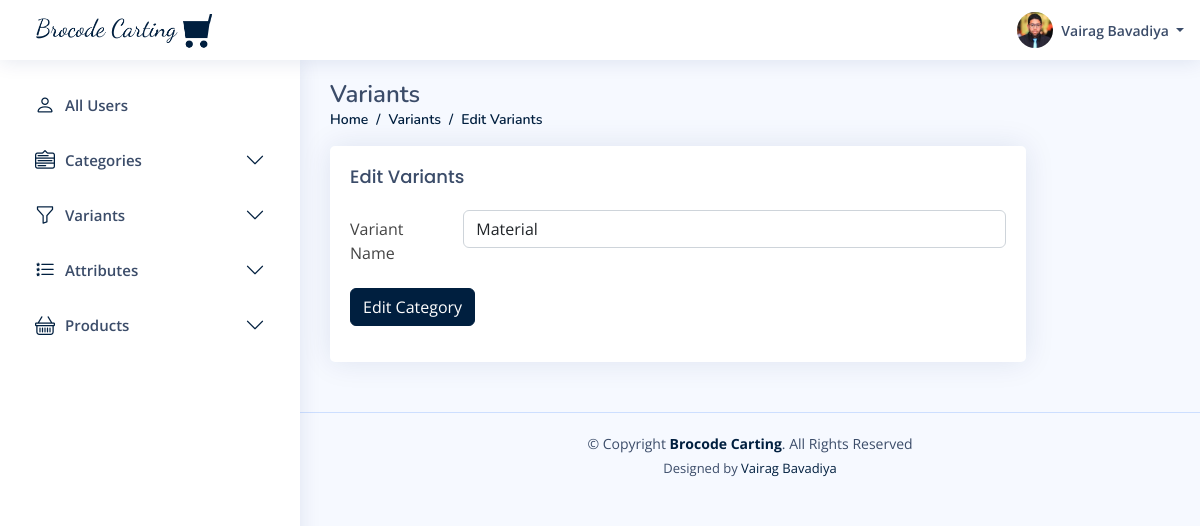
Page /admin/variants/edit.php?id=9 (signed in) on the committed database.
### tables this page shows
CREATE TABLE `users` (
  `id` int(20) NOT NULL,
  `u_name` varchar(50) NOT NULL,
  `email` varchar(50) NOT NULL,
  `phone_no` varchar(10) NOT NULL,
  `password` varchar(10) NOT NULL,
  `u_type_id` int(20) NOT NULL,
  `u_profile` varchar(200) NOT NULL,
  `created_at` datetime NOT NULL,
  `updated_at` datetime NOT NULL,
  `created_by` int(20) DEFAULT NULL,
  `updated_by` int(20) DEFAULT NULL,
  `is_active` tinyint(1) NOT NULL
);

CREATE TABLE `variants` (
  `id` int(20) NOT NULL,
  `var_name` varchar(50) NOT NULL,
  `created_at` datetime DEFAULT NULL,
  `updated_at` datetime DEFAULT NULL,
  `created_by` int(20) DEFAULT NULL,
  `updated_by` int(20) DEFAULT NULL,
  `is_active` tinyint(1) NOT NULL
);

### admin/variants/edit.php (the view, shortened to what this page needs)
<?php require("../config.php");
include("../header.php");
$id = $_GET['id'];
$sql = "SELECT * FROM variants where id = " . $id;
$result = $conn->query($sql);
$row = mysqli_fetch_assoc($result);
?>
<main id="main" class="main">
    <div class="pagetitle">
        <h1>Variants</h1>
        <nav>
            <ol class="breadcrumb">
                <li class="breadcrumb-item"><a href="/e-commerce/admin/dashboard.php">Home</a></li>
                <li class="breadcrumb-item"><a href="/e-commerce/admin/variants/all.php">Variants</a></li>
                <li class="breadcrumb-item">Edit Variants</li>
            </ol>
        </nav>
    </div>
    <section class="section">
        <div class="row">
            <div class="col-lg-10">
                <div class="card">
                    <div class="card-body">
                        <h5 class="card-title">Edit Variants</h5>
                        <form method="post" enctype="multipart/form-data">
                            <div class="row mb-3">
                                <label for="inputText" class="col-sm-2 col-form-label">Variant Name</label>
                                <div class="col-sm-10">
                                    <input type="text" name="var_name" value="<?php echo $row['var_name']; ?>" class="form-control" required />
                                </div>
                            </div>
                            <div class="row mb-3">
                                <div class="col-sm-6">
                                    <button type="submit" name="edit_variants" class="btn btn-primary">Edit Category</button>
                                </div>
                            </div>
                        </form>
                    </div>
                </div>
            </div>
        </div>
    </section>
</main>
<?php include("../footer.php"); ?>

### admin/header.php (shortened to what this page needs)
<?php
require("config.php");
?>
<!DOCTYPE html>
<html lang="en">
<head>
    <link rel="stylesheet" href="https://cdnjs.cloudflare.com/ajax/libs/font-awesome/4.7.0/css/font-awesome.min.css">
    <link href="/e-commerce/admin/assets/vendor/bootstrap/css/bootstrap.min.css" rel="stylesheet">
    <link href="/e-commerce/admin/assets/vendor/bootstrap-icons/bootstrap-icons.css" rel="stylesheet">
    <link href="/e-commerce/admin/assets/vendor/boxicons/css/boxicons.min.css" rel="stylesheet">
    <link href="/e-commerce/admin/assets/vendor/quill/quill.snow.css" rel="stylesheet">
    <link href="/e-commerce/admin/assets/vendor/quill/quill.bubble.css" rel="stylesheet">
    <link href="/e-commerce/admin/assets/vendor/remixicon/remixicon.css" rel="stylesheet">
    <link href="/e-commerce/admin/assets/vendor/simple-datatables/style.css" rel="stylesheet">
    <link href="/e-commerce/admin/assets/css/style.css" rel="stylesheet">
</head>
<body>
    <header id="header" class="header fixed-top d-flex align-items-center">
        <div class="d-flex align-items-center justify-content-between">
            <a href="/e-commerce/admin/dashboard.php" class="logo d-flex align-items-center">
                <img src="/e-commerce/img/logo-color.png" alt="">
            </a>
        </div>
        <nav class="header-nav ms-auto">
            <ul class="d-flex align-items-center">
                <li class="nav-item dropdown pe-3">
                    <a class="nav-link nav-profile d-flex align-items-center pe-0" href="#" data-bs-toggle="dropdown">
                        <?php
                        $sql = "SELECT u.id,u.u_name,u.email,u.phone_no,u.u_profile,u.is_active,ut.type_name FROM users as u,user_type as ut where u.id = " . $_SESSION['id'];
                        $result = $conn->query($sql);
                        $row = mysqli_fetch_assoc($result);
                        ?>
                        <?php if ($row['u_profile']) : ?>
                            <img src="/e-commerce/admin/<?php echo $row['u_profile']; ?>" alt="Profile" class="rounded-circle">
                            <?php else: ?>
                            <img src="/e-commerce/admin/user_images/default.avif" alt="" width="35" height="35" class="rounded-circle">
                        <?php endif; ?>
                        <span class="d-none d-md-block dropdown-toggle ps-2">
                            <?php echo $row['u_name']; ?> </span>
                    </a>
                </li>
            </ul>
        </nav>
    </header>
    <aside id="sidebar" class="sidebar">
        <ul class="sidebar-nav" id="sidebar-nav">
            <li class="nav-item">
                <a class="nav-link collapsed" data-bs-target="#users-nav" href="/e-commerce/admin/allusers.php" aria-expanded="false">
                    <i class="bi bi-person"></i>
                    <span>All Users</span>
                </a>
            </li>
            <li class="nav-item">
                <a class="nav-link collapsed" data-bs-target="#components-nav" data-bs-toggle="collapse" href="#" aria-expanded="false">
                    <i class="bi bi-menu-down"></i>
                    <span>Categories</span>
                    <i class="bi bi-chevron-down ms-auto"></i>
                </a>
            </li>
            <li class="nav-item">
                <a class="nav-link collapsed" data-bs-target="#variants-nav" data-bs-toggle="collapse" href="#">
                    <i class="bi bi-funnel"></i><span>Variants</span><i class="bi bi-chevron-down ms-auto"></i>
                </a>
            </li>
            <li class="nav-item">
                <a class="nav-link collapsed" data-bs-target="#attributes-nav" data-bs-toggle="collapse" href="#">
                    <i class="bi bi-list-stars"></i><span>Attributes</span><i class="bi bi-chevron-down ms-auto"></i>
                </a>
            </li>
            <li class="nav-item">
                <a class="nav-link collapsed" data-bs-target="#products-nav" data-bs-toggle="collapse" href="#">
                    <i class="bi bi-basket"></i><span>Products</span><i class="bi bi-chevron-down ms-auto"></i>
                </a>
            </li>
        </ul>
    </aside>

### admin/assets/css/style.css (style rules this page uses)
:root { scroll-behavior: smooth; }
body { font-family: "Open Sans", sans-serif; background: #f6f9ff; color: #444444; }
a { color: #001F3F; text-decoration: none; }
h1, h2, h3, h4, h5, h6 { font-family: "Nunito", sans-serif; }
#main { margin-top: 60px; padding: 20px 30px; transition: all 0.3s; }
.pagetitle { margin-bottom: 10px; }
.pagetitle h1 { font-size: 24px; margin-bottom: 0; font-weight: 600; color: #3b4c69; }
.card { margin-bottom: 30px; border: none; border-radius: 5px; box-shadow: 0px 0 30px rgba(1, 41, 112, 0.1); }
.card-title { padding: 20px 0 15px 0; font-size: 18px; font-weight: 500; color: #3b4c69; font-family: "Poppins", sans-serif; }
.card-body { padding: 0 20px 20px 20px; }
.breadcrumb { font-size: 14px; font-family: "Nunito", sans-serif; color: #001F3F; font-weight: 600; }
.breadcrumb a { color: #001F3F; transition: 0.3s; }
.breadcrumb .breadcrumb-item::before { color: #001F3F; }
.logo { line-height: 1; }
@media (min-width: 1200px) { .logo { width: 280px; } }
.logo img { max-height: 26px; margin-right: 6px; }
.header { transition: all 0.5s; z-index: 997; height: 60px; box-shadow: 0px 2px 20px rgba(1, 41, 112, 0.1); background-color: #fff; padding-left: 20px; }
.header-nav ul { list-style: none; }
.header-nav>ul { margin: 0; padding: 0; }
.header-nav .nav-profile { color: #3b4c69; }
.header-nav .nav-profile img { max-height: 36px; }
.header-nav .nav-profile span { font-size: 14px; font-weight: 600; }
.sidebar { position: fixed; top: 60px; left: 0; bottom: 0; width: 300px; z-index: 996; transition: all 0.3s; padding: 20px; overflow-y: auto; scrollbar-width: thin; scrollbar-color: #aab7cf transparent; box-shadow: 0px 0px 20px rgba(1, 41, 112, 0.1); background-color: #fff; }
@media (min-width: 1200px) { #main, #footer { margin-left: 300px; } }
.sidebar-nav { padding: 0; margin: 0; list-style: none; }
.sidebar-nav li { padding: 0; margin: 0; list-style: none; }
.sidebar-nav .nav-item { margin-bottom: 5px; }
.sidebar-nav .nav-link { display: flex; align-items: center; font-size: 15px; font-weight: 600; color: #001F3F; transition: 0.3; background: #f6f9ff; padding: 10px 15px; border-radius: 4px; }
.sidebar-nav .nav-link i { font-size: 16px; margin-right: 10px; color: #001F3F; }
.sidebar-nav .nav-link.collapsed { color: #3b4c69; background: #fff; }
.sidebar-nav .nav-link.collapsed i { color: #001F3F; }
.sidebar-nav .nav-link .bi-chevron-down { margin-right: 0; transition: transform 0.2s ease-in-out; }

### admin/header.php (style rules this page uses)
.sidebar-nav .nav-link i { font-size: 20px; }
.logo img { max-height: 50px; }
.btn { text-transform: capitalize; }
.btn-primary, .btn:focus-visible, .btn-check:checked+.btn, .btn.active, .btn.show, .btn:first-child:active, :not(.btn-check)+.btn:active { background-color: #001F3F; border-color: #001F3F; box-shadow: none; }

### rows in the picture
users: u_profile (placeholder picture), u_name "Vairag Bavadiya"
variants: var_name "Material"
